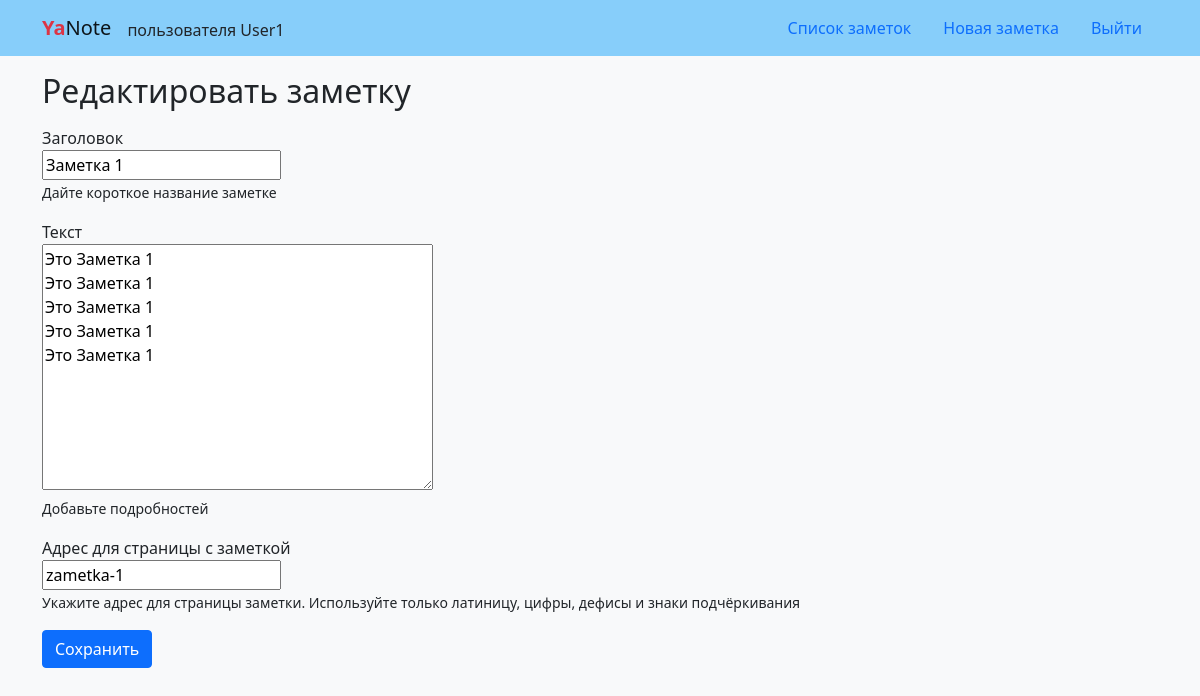
Screenshot of /edit/zametka-1/ (signed in) with the database file from the repository.
### notes/models.py (models this page shows, shortened)
class Note(models.Model):
    title = models.CharField(
        'Заголовок',
        max_length=100,
        default='Название заметки',
        help_text='Дайте короткое название заметке'
    )
    text = models.TextField(
        'Текст',
        help_text='Добавьте подробностей'
    )
    slug = models.SlugField(
        'Адрес для страницы с заметкой',
        max_length=100,
        unique=True,
        blank=True,
        help_text=('Укажите адрес для страницы заметки. Используйте только '
                   'латиницу, цифры, дефисы и знаки подчёркивания')
    )
    author = models.ForeignKey(
        settings.AUTH_USER_MODEL,
        on_delete=models.CASCADE,
    )

### notes/views.py (the view)
# urls.py: path('edit/<slug:slug>/', views.NoteUpdate.as_view(), name='edit'),
class NoteUpdate(NoteBase, generic.UpdateView):
    template_name = 'notes/form.html'
    form_class = NoteForm

### notes/forms.py (shortened to what this page needs)
class NoteForm(forms.ModelForm):
    class Meta:
        model = Note
        fields = ('title', 'text', 'slug')

### notes/views.py (called while the page is built)
    def get_queryset(self):
        return self.model.objects.filter(author=self.request.user)

### templates/notes/form.html (shortened to what this page needs)
{% extends "base.html" %}
{% block content %}
  <h2>
    {% if request.path == '/add/' %}
      Добавить
    {% else %}
      Редактировать
    {% endif %}
    заметку
  </h2>
  <form class="form-horizontal" method="post">
    <fieldset>
      {% for field in form %}
        <div class="control-group">
          <label class="control-label">{{ field.label }}</label>
          <div class="controls">
            {{ field }}
            {% if field.help_text %}
              <p class="help-inline"><small>{{ field.help_text }}</small></p>
            {% endif %}
          </div>
        </div>
      {% endfor %}
    </fieldset>
    <div class="form-actions">
      <button type="submit" class="btn btn-primary" >Сохранить</button>
    </div>
  </form>
{% endblock %}

### templates/includes/header.html (shortened to what this page needs)
<header>
  <nav class="navbar navbar-light" style="background-color: lightskyblue">
    <div class="container">
      <a class="navbar-brand" href="{% url 'notes:home' %}">
        <span class="text-danger"><b>Ya</b></span>Note
      </a>
      {% if user.is_authenticated %}
          <div class="nav-item align-self-center mt-1">
            пользователя {{ user.username }}
          </div>
      {% endif %}
      <ul class="nav nav-pills">
        {% if user.is_authenticated %}
          <li class="nav-item">
            <a class="nav-link" href="{% url 'notes:list' %}">Список заметок</a>
          </li>
          <li class="nav-item">
            <a class="nav-link" href="{% url 'notes:add' %}">Новая заметка</a>
          </li>
          <li class="nav-item">
            <form method="post" action="{% url 'users:logout' %}">
                <button type="submit" class="nav-link" style="background: none; border: none; cursor: pointer;">Выйти</button>
            </form>
          </li>
        {% endif %}
      </ul>
    </div>
  </nav>
</header>

### rows the page displays
Note: form "Заметка 1" "Это Заметка 1 Это Заметка 1 Это Заметка 1 Это Заметка 1 Это Заметка 1" "zametka-1"

### other values shown
{{ user.username }} "User1"
{{ field.label }} "Заголовок" "Текст" "Адрес для страницы с заметкой"
{{ field.help_text }} "Дайте короткое название заметке" "Добавьте подробностей" "Укажите адрес для страницы заметки. Используйте только латиницу, цифры, дефисы и знаки подчёркивания"
